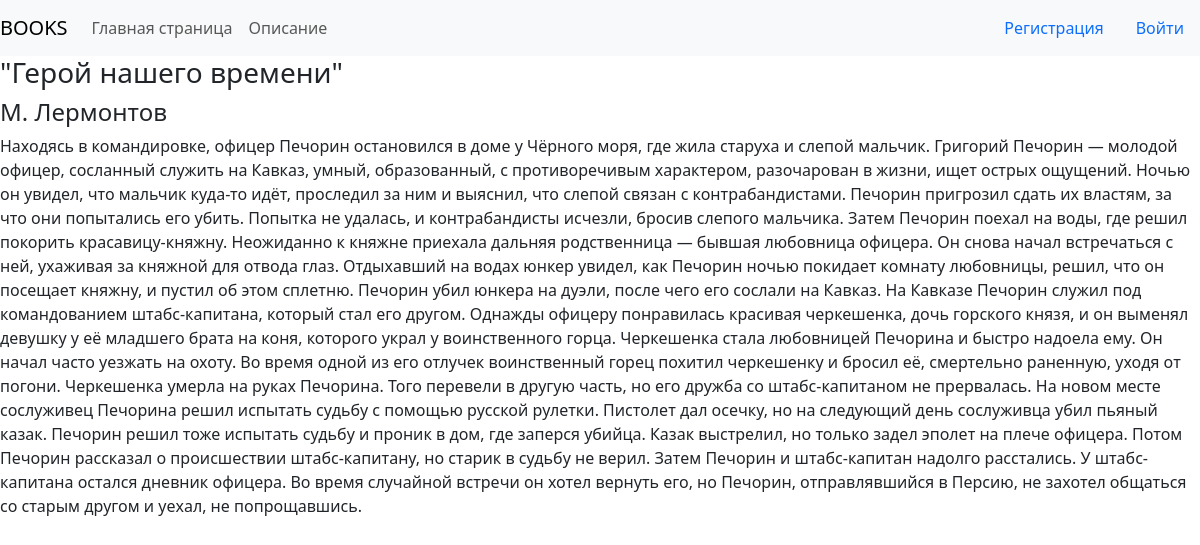
Screenshot of /book/3/ with the database file from the repository.
### homepage/models.py (models this page shows, shortened)
class Books(models.Model):
    user = models.ForeignKey(User, on_delete=models.CASCADE)
    name = models.CharField(verbose_name='Название книги', max_length=255)
    text = models.TextField(verbose_name='Краткое содержание')
    created_on = models.DateTimeField(verbose_name='Дата публикации', auto_now_add=True)
    img = models.ImageField(verbose_name='Фото', upload_to='books/image/', default='books/image/default.png')
    author_fn = models.CharField(verbose_name='Имя автора', max_length=255, default='Без имени')
    author_ln = models.CharField(verbose_name='Фамилия автора', max_length=255, default='Без фамилии')
    class Meta:
        verbose_name = 'Книгу'
        verbose_name_plural = 'Книги'
        ordering = ('created_on',)

### homepage/views.py (the view)
# urls.py: path('book/<int:pk>/', views.info, name='info'),
def info(request, pk):
    book = Books.objects.filter(pk=pk)
    context = {
        'book': book,
    }
    return render(request, 'homepage/info.html', context)

### homepage/templates/homepage/info.html
{% extends 'homepage/base.html' %}
{% block content %}
{% for book in book %}
    <h3>"{{ book.name }}"</h3>
    <h4>{{ book.author_fn.0 }}.
        {{ book.author_ln }}
    </h4>
    <p>{{ book.text }}</p>
{% endfor %}
{% endblock %}

### rows the page displays
Books: name "Герой нашего времени", author_fn.0 "М", author_ln "Лермонтов", text "Находясь в командировке, офицер Печорин остановился в доме у Чёрного моря, где жила старуха и слепой мальчик. Григорий Печорин — молодой офицер, сосланный служить на Кавказ, умный, образованный, с противоречивым характером, разочарован в жизни, ищет острых ощущений. Ночью он увидел, что мальчик куда-то идёт, проследил за ним и выяснил, что слепой связан с контрабандистами. Печорин пригрозил сдать их властям, за что они попытались его убить. Попытка не удалась, и контрабандисты исчезли, бросив слепого мальчика. Затем Печорин поехал на воды, где решил покорить красавицу-княжну. Неожиданно к княжне приехала дальняя родственница — бывшая любовница офицера. Он снова начал встречаться с ней,…"
